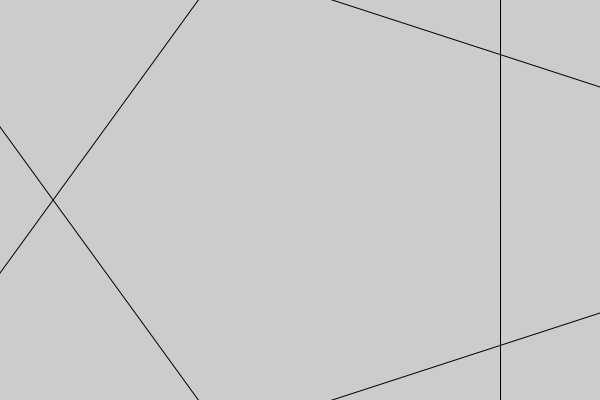
Frame 1 (no input)
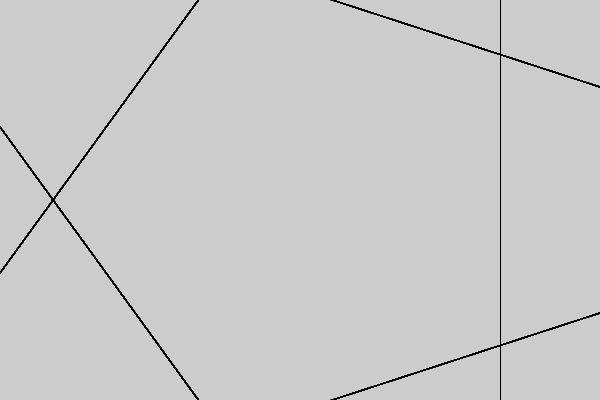
Frame 60 (the mouse pressed at the canvas centre just before this capture)
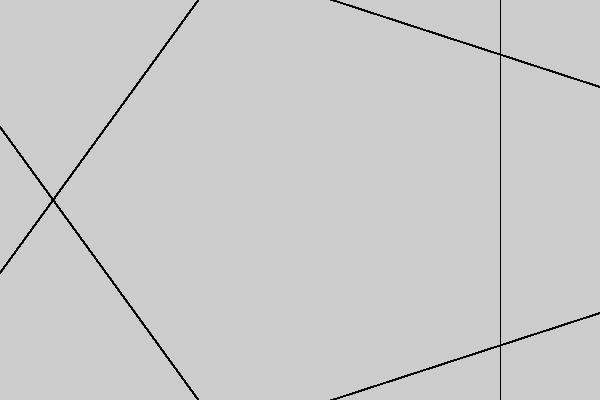
Frame 120 (the mouse held since frame 60 and released just before this capture)

The Processing sketch that drew these frames (run headless with seeded random() and noise(); from frame 60 on, the mouse is pressed at the canvas centre):

// Processing sketch: Sandbox
// ── Sandbox.pde
float radius      = 200;
void setup() 
{
size(600,400);
  smooth();
  //noLoop();
  
  // Get circle vertices
  float k = TWO_PI / (float)numSegments; //two pie
  for ( int i = 0; i < numSegments; i=i+1 ) {
    float x = cos(k*i) * radius;//Find the starting coordinates
    float y = sin(k*i) * radius;
     vectors[i] = new PVector(x, y);
     println(x);
     println(y);
         println(vectors[i]);
  }
}//End circlesetup
//Global Variables
int numSegments   = 5;
PVector[] vectors = new PVector[numSegments];
//
void draw() 
{
  //background(255);

  // Draw circle
  pushMatrix();
  translate( width/2, height/2 );

  for ( int i = 0; i < numSegments; i=i+1 ) {

    // Draw tangent lines
    PVector tl = new PVector(-vectors[i].y, vectors[i].x );//
    tl.mult(5);
    stroke(0, 0, 0);
    line(vectors[i].x, vectors[i].y, vectors[i].x - tl.x, vectors[i].y - tl.y);
    line(vectors[i].x, vectors[i].y, vectors[i].x + tl.x, vectors[i].y + tl.y);
    fill(255);
  
  }

  popMatrix();
  //
}//End circle
